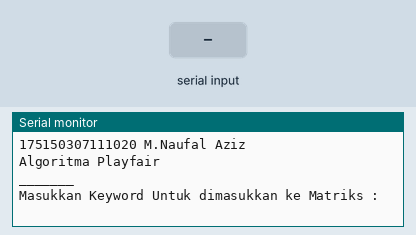
Simulated run of this sketch. Board: Arduino Uno, built with avr-gcc and run on an emulated ATmega328P. Parts: the last lines printed to the serial monitor. Inputs (shaded band) come from the test bench.

Above: at 0.9 s.
1.0 s: "1" received over Serial
At 3.2 s:
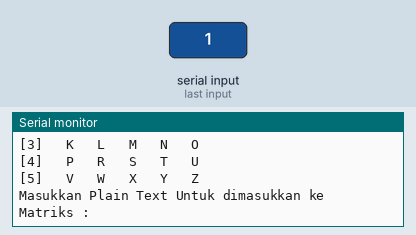
3.5 s: "0" received over Serial
At 5.9 s:
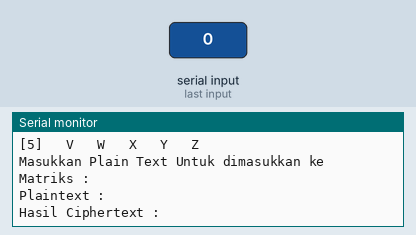

The sketch:

KKA_Aziz_Playfair.ino
```cpp
String alfabet = "ABCDEFGHIJKLMNOPRSTUVWXYZ";//deklarasi variable string
String keyword = "";//deklarasi variable string
String plaintext = "";//deklarasi variable string
String ciphertext = "";//deklarasi variable string

char TABEL_PLAYFAIR[5][5] =//deklarasi char array
{
  {'A', 'B', 'C', 'D', 'E'},//inisialisasi value array
  {'F', 'G', 'H', 'I', 'J'},//inisialisasi value array
  {'K', 'L', 'M', 'N', 'O'},//inisialisasi value array
  {'P', 'R', 'S', 'T', 'U'},//inisialisasi value array
  {'V', 'W', 'X', 'Y', 'Z'}//inisialisasi value array
}; //pada tabel huruf Q tak digunakan


void setup() {//deklarasi method setup untuk sekali dijalankan
  Serial.begin(115200);//deklarasi dan inisialisasi serial dengan baudrate
  Serial.println("175150307111020 M.Naufal Aziz\nAlgoritma Playfair\n_______"); //melakukan serial print
  //fungsi dibawah untuk menginputkan keyword
  Serial.print("Masukkan Keyword Untuk dimasukkan ke Matriks : ");//melakukan serial print
  while (true) {//seleksi kondisi saat true
    if (Serial.available() > 0) {//jika terdeteksi serial input
      keyword = Serial.readString();//akan dibaca dan dimasukkan dalam variable
      keyword.remove(keyword.length() - 1);//menghapus satu karakter pada variable
      //fungsi dibawah untuk mengubah huruf kecil ke huruf kapital
      for (int i = 0; i < keyword.length(); i++) {//looping hingga panjang karakter
        if (keyword[i] >= 'a' && keyword[i] <= 'z') {//seleksi kondisi dalam array untuk karakter a sampai z
          keyword[i] -= 32;//inisialisasi value array
        }
      }
      Serial.println(keyword);//melakukan serial print dengan variable
      break;//keluar dari seleksi kondisi
    }
  }

  //fungsi dibawah untuk penyusunan matriks dari keyword dan alfabet
  for (int i = alfabet.length(); i >= 0; i--) {;//looping sepanjang alfabet
    for (int j = 0; j < keyword.length(); j++) {//looping sepanjang karakter
      if (alfabet[i] == keyword[j]) {//seleksi kondisi saat dua array sama
        alfabet.remove(i, 1);//menghapus karakter
      }
    }
  }
  alfabet = keyword + alfabet;//inisialisasi variable dengan penambahan nilai antar variable
  for (int i = 0; i < 5; i++) {//looping sebanyak 5
    for (int j = 0; j < 5; j++) {//looping sebanyak 5
      TABEL_PLAYFAIR[i][j] = alfabet[0];//inisialisasi value array
      alfabet.remove(0, 1);//menghapus karakter
    }
  }

  //fungsi dibawah untuk Mencetak tabel
  Serial.println("\t[1]\t[2]\t[3]\t[4]\t[5]");//melakukan serial print
  for (int i = 0; i < 5; i++) {//looping sebanyak 5 kali
    Serial.print("[");//melakukan serial print
    Serial.print(i + 1);//melakukan serial print dengan variable
    Serial.print("]\t ");//melakukan serial print
    for (int j = 0; j < 5; j++) {//looping sebanyak 5 kali
      Serial.print(TABEL_PLAYFAIR[i][j]);//melakukan serial print dengan array
      Serial.print("\t ");//melakukan serial print
    }
    Serial.println();//melakukan serial print kosong untuk space
  }

  //fungsi dibawah untuk Menginputkan plaintext
  Serial.print("Masukkan Plain Text Untuk dimasukkan ke Matriks :  ");//melakukan serial print
  while (true) {//seleksi kondisi saat true
    if (Serial.available() > 0) {//jika terdeteksi serial input
      plaintext = Serial.readString();//maka akan dibaca dan disimpan pada variable
      plaintext.remove(plaintext.length() - 1);//menghapus karakter sebanyak satu dari variable
      //fungsi dibawah untuk mengubah huruf kecil ke huruf kapital
      for (int i = 0; i < plaintext.length(); i++) {//looping sebanyak karakter
        if (plaintext[i] >= 'a' && plaintext[i] <= 'z') {//seleksi kondisi pada array untuk karakter a sampai z
          plaintext[i] -= 32;//inisialisasi array
        }
      }
      Serial.println(plaintext);//melakukan serial print
      break;//keluar dari seleksi kondisi
    }
  }

  //fungsi dibawah untuk apabila plaintext berjumlah ganjil maka diakhir ditambah huruf 'Z'
  if (plaintext.length() % 2 != 0) {//seleksi kondisi untuk variable plain text
    plaintext += 'Z';//inisialisasi variable dengan penambahan Z
  }

  Serial.print("Plaintext : ");//melakukan serial print
  for (int i = 0; i < plaintext.length(); i++) {//looping sebanyak karakter
    if (i > 0 && i % 2 == 0) {//seleksi kondisi
      Serial.print(" ");//melakukan serial print
    }
    Serial.print(plaintext[i]);//melakukan serial print array
  }

  for (int i = 0; i < plaintext.length(); i += 2) {//looping sebanyak variable
    //fungsi dibawah untuk mendapatkan koordinat dari tiap pasangan
    char A = plaintext[i];//deklarasi dan inisialisasi variable dengan value array
    char B = plaintext[i + 1];//deklarasi dan inisialisasi variable dengan value array
    int Ax, Ay, Bx, By;//deklarasi variable intefer
    int swap;//deklarasi variable integer

    //fungsi dibawah untuk loop untuk mendapatkan koordinatnya
    for (int y = 0; y < 5; y++) {//looping sebanyak 5
      for (int x = 0; x < 5; x++) {//looping sebanyak 5
        if (TABEL_PLAYFAIR[y][x] == A) {//seleksi kondisi saat array sama dengan A
          Ax = x;//inisialisasi antar variable
          Ay = y;//inisialisasi antar variable
        }
        if (TABEL_PLAYFAIR[y][x] == B) {//seleksi kondisi saat array sama dengan b
          Bx = x;//inisialisasi antar variable
          By = y;//inisialisasi antar variable
        }
      }
    }

    //fungsi dibawah untuk aturan pertama, x & y tidak sama, maka x ditukar
    if (Ax != Bx && Ay != By) {//seleksi kondisidengan syarat
      swap = Ax;//inisialisasi antar variable
      Ax = Bx;//inisialisasi antar variable
      Bx = swap;//inisialisasi antar variable
    } else if (Ax == Bx && Ay != By) { //fungsi untuk aturan kedua x sama (vertikal), maka ambil dibawahnya
      Ay = (Ay + 1) % 5;//inisialisasi antar variable
      By = (By + 1) % 5;//inisialisasi antar variable
    } else if (Ax != Bx && Ay == By) { //fungsi untuk aturan ketiga y sama (horizontal), maka ambil disebelahnya
      Ax = (Ax + 1) % 5;//inisialisasi antar variable
      Bx = (Bx + 1) % 5;//inisialisasi antar variable
    }
    A = TABEL_PLAYFAIR[Ay][Ax];//inisialisasi antar variable
    B = TABEL_PLAYFAIR[By][Bx];//inisialisasi antar variable
    ciphertext += A;//inisialisasi antar variable
    ciphertext += B;//inisialisasi antar variable
  }

  Serial.print("\nHasil Ciphertext : ");//melakukan serial print
  for (int i = 0; i < ciphertext.length(); i++) {//looping sebanyak karakter
    if (i > 0 && i % 2 == 0) {//seleksi kondisi dengan syarat
      Serial.print(" ");//melakukan serial print
    }
    Serial.print(ciphertext[i]);//melakukan serial print dengan array
  }
}

void loop() {

}
```

Measured:
- after the input at 1.0 s, the serial monitor: prints a new line after 1.0 s (image 1)
- after the input at 3.5 s, the serial monitor: prints a new line after 1.0 s (image 2)
